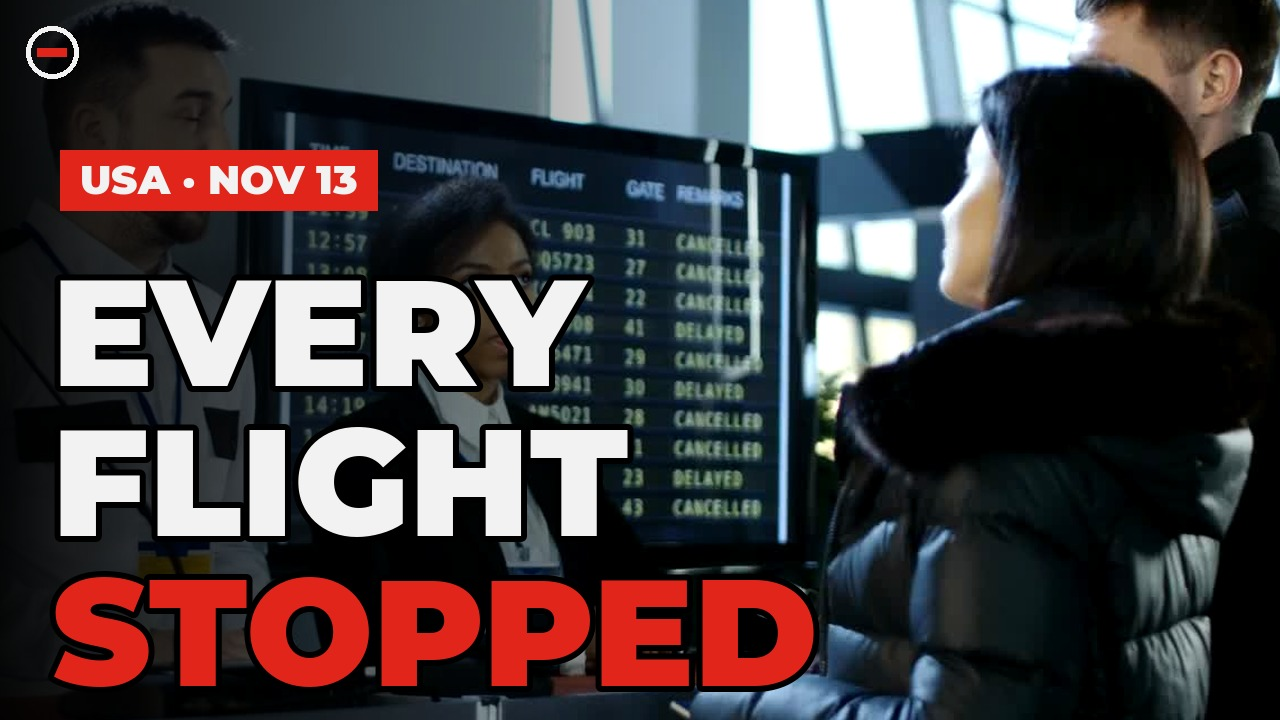
#> input picture overdrawn-files/video-ground-stop-faa/entrega/Overdrawn Files - Ground Stop EUA - THUMB 1 PRINCIPAL.jpg, 1280 x 720 px, given in place of fr_angry_16.jpg, which was not available
$ python post.py
#> lines starting #> are read from the running program, lines starting #| are printed output that depends on the picture
### overdrawn-files/video-ground-stop-faa/motor.py
"""Motor de animação do Overdrawn Files: fundo em vídeo + camada de gráficos desenhada quadro a quadro."""
import math, subprocess, os
from functools import lru_cache
from PIL import Image, ImageDraw, ImageFont, ImageFilter

W, H, FPS = 1920, 1080, 30
RED = (225, 37, 27)
WHITE = (242, 242, 242)
GREY = (160, 166, 172)
DARK = (11, 13, 16)
AMBER = (242, 183, 5)
KIT = "/home/user/next-netlify-starter/edicao-video/assets/fonts"
INTER = "/usr/share/fonts/opentype/inter"


@lru_cache(None)
def F(name, size):
    p = {
        "black": f"{KIT}/Montserrat-Black.ttf",
        "xbold": f"{KIT}/Montserrat-ExtraBold.ttf",
        "bold": f"{INTER}/Inter-Bold.otf",
        "semi": f"{INTER}/Inter-SemiBold.otf",
        "med": f"{INTER}/Inter-Medium.otf",
        "serif": f"{KIT}/DMSerifDisplay-Regular.ttf",
        "mono": "/usr/share/fonts/truetype/dejavu/DejaVuSansMono-Bold.ttf",
    }[name]
    return ImageFont.truetype(p, size)


def clamp(x, a=0.0, b=1.0):
    return max(a, min(b, x))


def eo(x):  # ease out cubic
    x = clamp(x)
    return 1 - (1 - x) ** 3


def eio(x):
    x = clamp(x)
    return 3 * x * x - 2 * x * x * x


def prog(t, t0, dur=0.5):
    return eo((t - t0) / dur)


def col(c, a):
    return (c[0], c[1], c[2], int(255 * clamp(a)))


def tw(text, font):
    b = font.getbbox(text)
    return b[2] - b[0]


# [22 lines left out: functions text, rise, rect, not called in this run]


def panel(img, box, a=0.78, r=18):
    rect(img, box, DARK, a, r)


def counter_str(v, fmt):
    return fmt.format(v)


def count(t, t0, dur, target):
    p = eo((t - t0) / dur)
    return target * p


# [28 lines left out: functions stamp, sweep, not called in this run]


def bug(img):
    logo(img, 70, 62, 22, a=0.9)
    text(img, "OVERDRAWN FILES", F("xbold", 22), 104, 62, WHITE, 0.85, "lm")


def logo(img, cx, cy, r, a=1.0, width=None):
    d = ImageDraw.Draw(img)
    width = width or max(3, r // 6)
    d.ellipse((cx - r, cy - r, cx + r, cy + r), outline=col(WHITE, a), width=width)
    d.rectangle((cx - r * 0.55, cy - width * 0.8, cx + r * 0.55, cy + width * 0.8), fill=col(RED, a))


def progress_bar(img, gt, total):
    rect(img, (0, H - 8, W, H), (40, 40, 40), 0.6)
    rect(img, (0, H - 8, int(W * gt / total), H), RED, 1.0)


def source(img, s, t, t0=0.6):
    p = prog(t, t0, 0.5)
    text(img, s.upper(), F("semi", 22), 70, H - 58, GREY, p * 0.9, "lm")


# [10 lines left out: function kicker, not called in this run]


def bar(img, x, y, w, h, frac, color=RED, bg=(60, 60, 60), a=1.0):
    rect(img, (x, y, x + w, y + h), bg, 0.55 * a)
    rect(img, (x, y, x + int(w * clamp(frac)), y + h), color, a)


# [93 lines left out: functions cross, arrow, wrap, quote, bg_cmd, render_scene, not called in this run]

### overdrawn-files/video-ground-stop-faa/post.py
import sys
sys.path.insert(0, '.')
from motor import F, RED, WHITE, GREY, logo, tw
from PIL import Image, ImageDraw, ImageEnhance
S = '/tmp/claude-0/-home-user-next-netlify-starter/6f39d91d-c3da-569d-877d-3efa63008be2/scratchpad/'
im = Image.open(S + 'fr_angry_16.jpg').convert('RGB')
#> im is the input picture: PIL image 1280x720 RGB; mean R, G, B 72.9, 65.7, 67.8
s = 1080 / im.height * 1.15
#> s = 1.72
im = im.resize((int(im.width * s), int(im.height * s)))
#> im: PIL image 2208x1242 RGB
x = int((im.width - 1080) * 0.62); im = im.crop((x, 0, x + 1080, 1080))
#> after `x = int((im.width - 1080) * 0.62)`: x = 699
#> after `im = im.crop((x, 0, x + 1080, 1080))`:
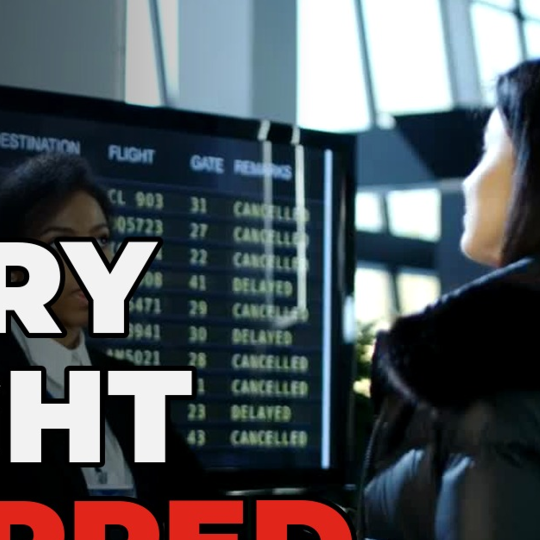
#> im: PIL image 1080x1080 RGB (shown at 1/2 size); mean R, G, B 84, 89.6, 94.6
im = ImageEnhance.Brightness(im).enhance(0.45).convert('RGBA')
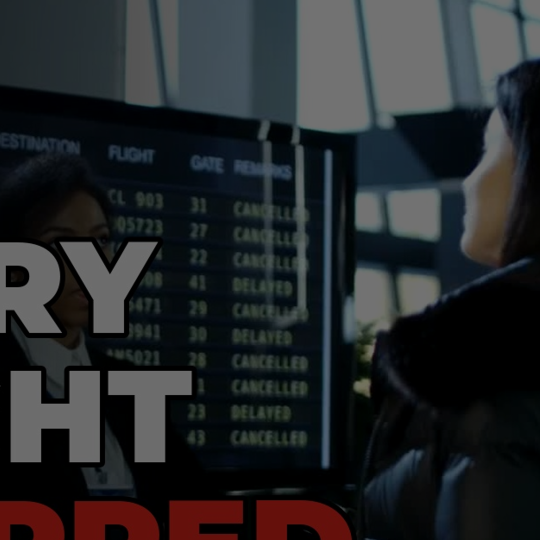
#> im: PIL image 1080x1080 RGBA (shown at 1/2 size); mean R, G, B, A 37.4, 39.8, 42.1, 255
g = Image.new('L', (1, 1080))
for y in range(1080): g.putpixel((0, y), int(255 * max(0, (y - 380) / 700)))
sh = Image.new('RGBA', (1080, 1080), (0, 0, 0, 255)); sh.putalpha(g.resize((1080, 1080))); im.alpha_composite(sh)
#> after `sh.putalpha(g.resize((1080, 1080)))`:
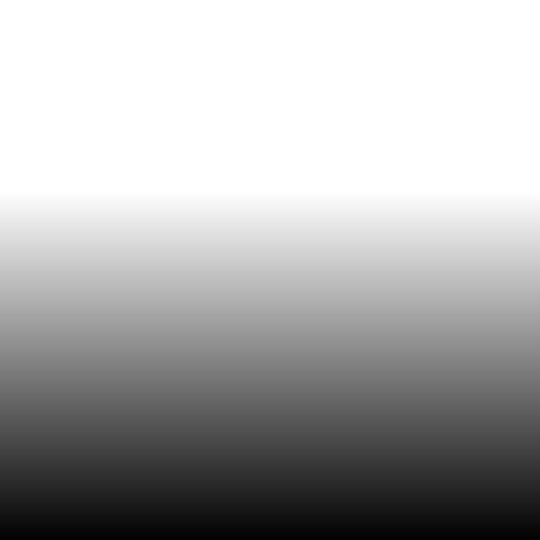
#> sh: PIL image 1080x1080 RGBA (shown at 1/2 size); mean R, G, B, A 0, 0, 0, 82.2; transparent parts drawn white
#> after `im.alpha_composite(sh)`:
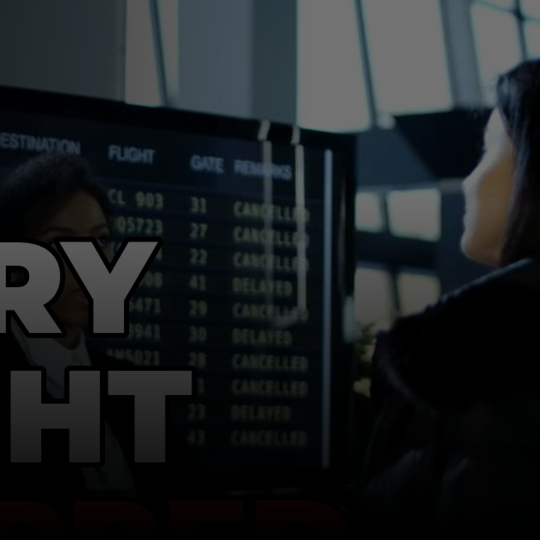
#> im: PIL image 1080x1080 RGBA (shown at 1/2 size); mean R, G, B, A 27.8, 31.9, 34, 255
d = ImageDraw.Draw(im)
logo(im, 80, 80, 28, 1, 5); d.text((124, 80), 'OVERDRAWN FILES', font=F('xbold', 34), fill=WHITE, anchor='lm')
d.rectangle((60, 520, 60 + tw('NEW VIDEO', F('black', 40)) + 40, 580), fill=RED)
d.text((80, 550), 'NEW VIDEO', font=F('black', 40), fill=WHITE, anchor='lm')
for i, (t, c) in enumerate([('EVERY U.S. FLIGHT', WHITE), ('STOPPED.', WHITE), ('WHO PAYS?', RED)]):
    d.text((56, 600 + i * 112), t, font=F('black', 92 if i < 2 else 118), fill=c, stroke_width=5, stroke_fill=(0, 0, 0))
d.rounded_rectangle((60, 960, 470, 1030), 35, fill=WHITE)
d.text((265, 995), '▶  WATCH NOW', font=F('black', 38), fill=(15, 15, 15), anchor='mm')
im.convert('RGB').save('entrega/Overdrawn Files - Ground Stop EUA - POST COMUNIDADE.jpg', quality=92)
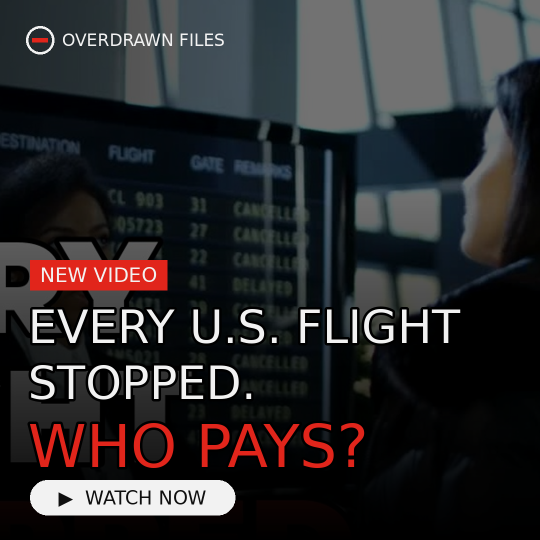
#> saved as Overdrawn Files - Ground Stop EUA - POST COMUNIDADE.jpg: PIL image 1080x1080 RGB (shown at 1/2 size); mean R, G, B 43.4, 42.1, 43.9
print('ok')

$ run again, on overdrawn-files/video-ground-stop-faa/entrega/Overdrawn Files - Ground Stop EUA - THUMB 2 TESTE AB.jpg
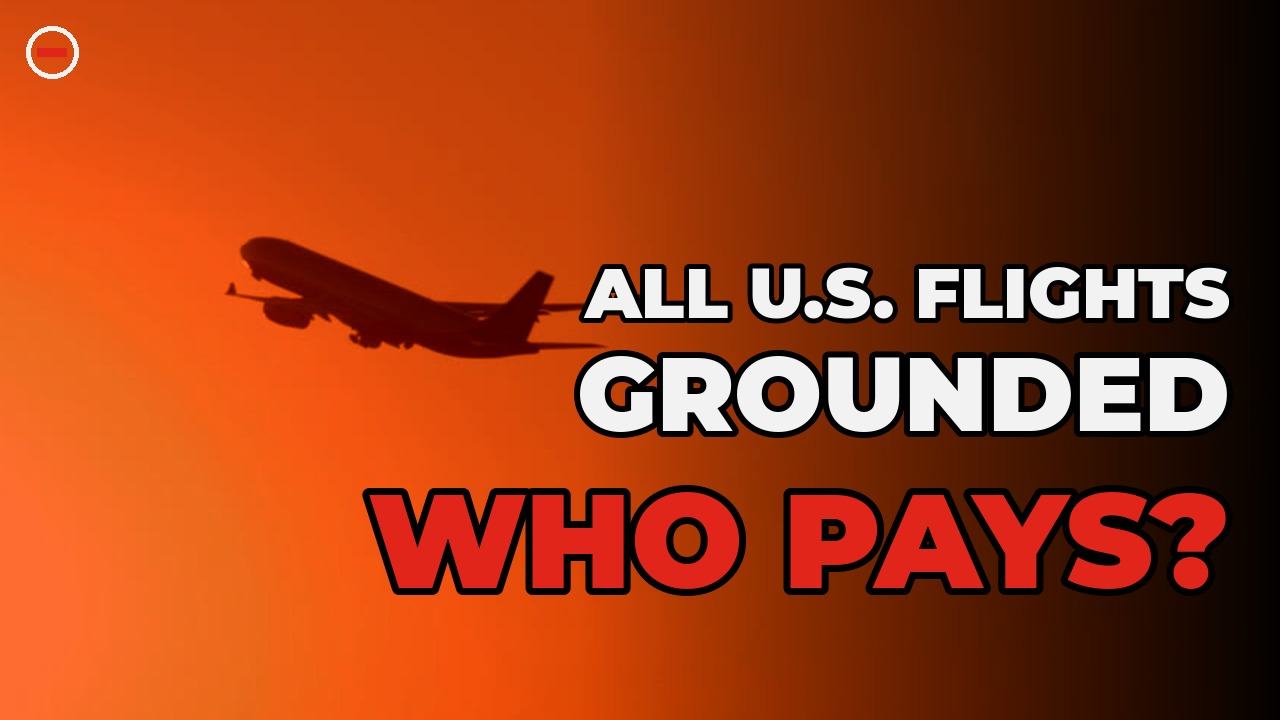
#> input picture overdrawn-files/video-ground-stop-faa/entrega/Overdrawn Files - Ground Stop EUA - THUMB 2 TESTE AB.jpg, 1280 x 720 px, given in place of fr_angry_16.jpg, which was not available
#> im is the input picture: PIL image 1280x720 RGB; mean R, G, B 158.8, 62.4, 23.3
#> `im = ImageEnhance.Brightness(im).enhance(0.45).convert('RGBA')`:
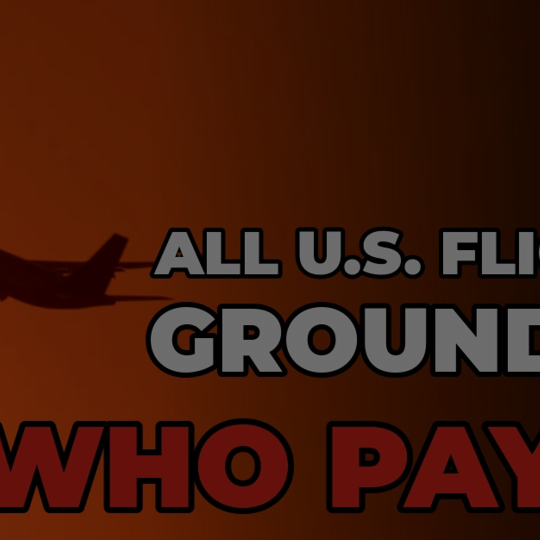
#> im: PIL image 1080x1080 RGBA (shown at 1/2 size); mean R, G, B, A 67.5, 26.5, 11.5, 255
#> `im.convert('RGB').save('entrega/Overdrawn Files - Ground Stop EUA - PO..`:
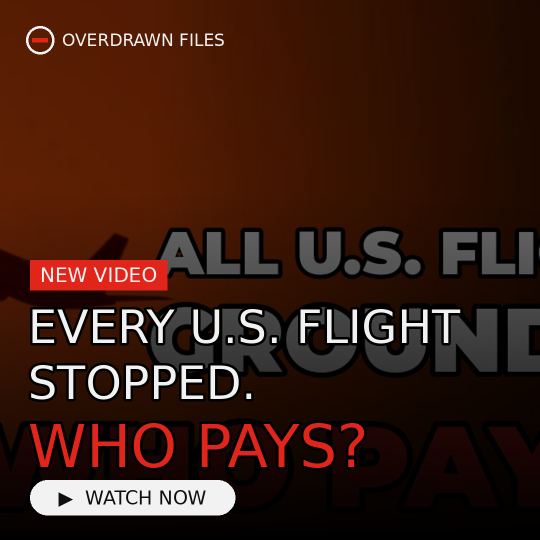
#> saved as Overdrawn Files - Ground Stop EUA - POST COMUNIDADE.jpg: PIL image 1080x1080 RGB (shown at 1/2 size); mean R, G, B 58.9, 29.1, 18.4
